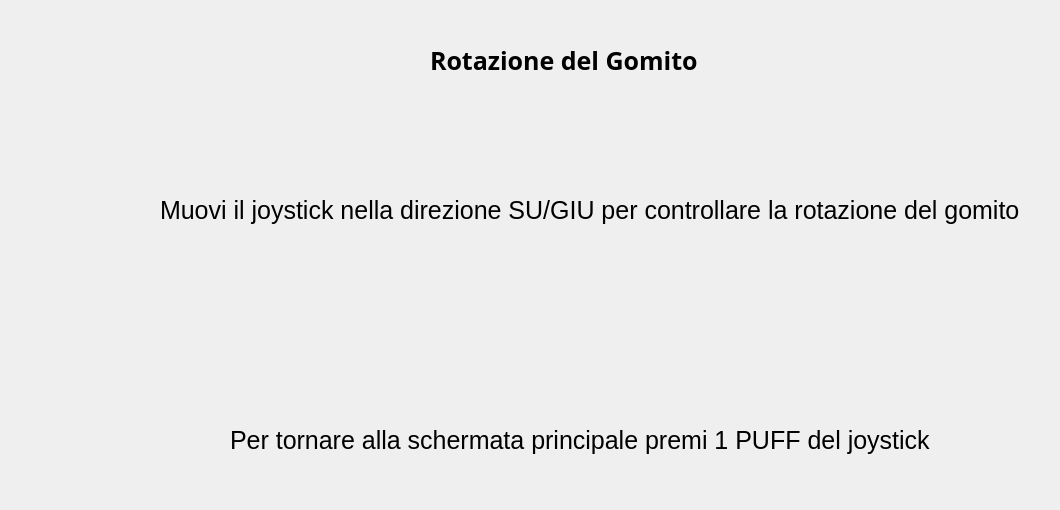
     <widget class="QWidget" name="page_rot_gomito">
      <widget class="QLabel" name="label_19">
       <property name="geometry">
        <rect>
         <x>430</x>
         <y>30</y>
         <width>381</width>
         <height>61</height>
        </rect>
       </property>
       <property name="font">
        <font>
         <family>Sans</family>
         <pointsize>19</pointsize>
         <weight>75</weight>
         <bold>true</bold>
        </font>
       </property>
       <property name="text">
        <string>Rotazione del Gomito</string>
       </property>
      </widget>
      <widget class="QLabel" name="label_20">
       <property name="geometry">
        <rect>
         <x>160</x>
         <y>100</y>
         <width>891</width>
         <height>221</height>
        </rect>
       </property>
       <property name="font">
        <font>
         <pointsize>19</pointsize>
        </font>
       </property>
       <property name="text">
        <string>Muovi il joystick nella direzione SU/GIU per controllare la rotazione del gomito </string>
       </property>
      </widget>
      <widget class="QLabel" name="label_21">
       <property name="geometry">
        <rect>
         <x>230</x>
         <y>380</y>
         <width>751</width>
         <height>121</height>
        </rect>
       </property>
       <property name="font">
        <font>
         <pointsize>19</pointsize>
        </font>
       </property>
       <property name="text">
        <string>Per tornare alla schermata principale premi 1 PUFF del joystick</string>
       </property>
      </widget>
     </widget>
